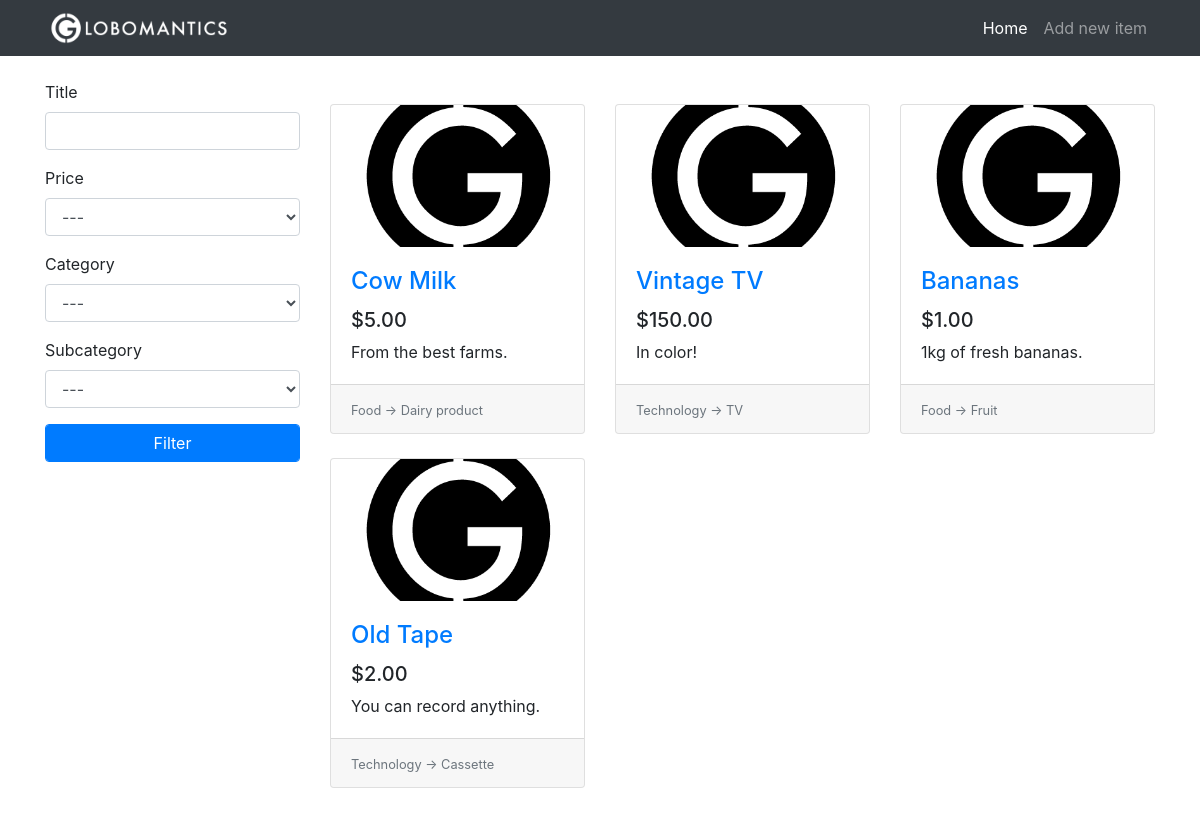
Before: / with the older database file.
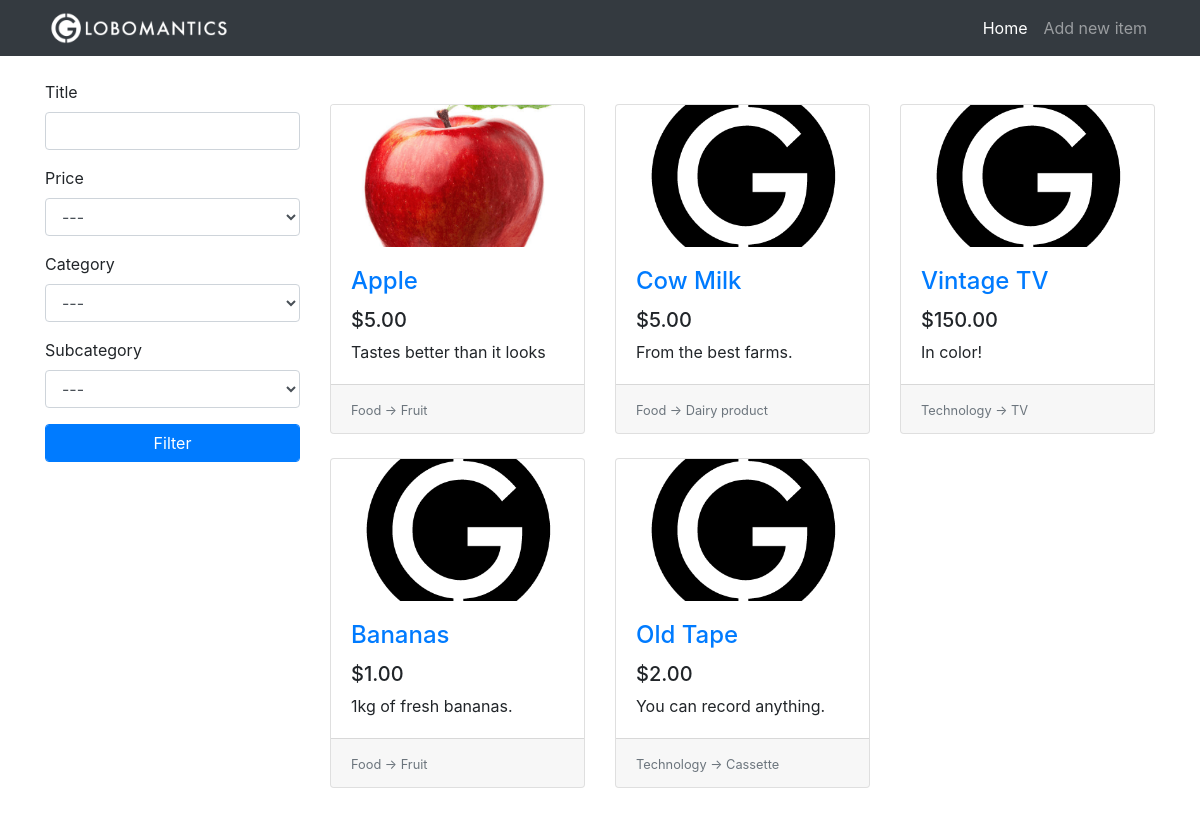
After: the same page with the newer database file.
### tables this page shows
CREATE TABLE items(
                    id              INTEGER PRIMARY KEY AUTOINCREMENT,
                    title           TEXT,
                    description     TEXT,
                    price           REAL,
                    image           TEXT,
                    category_id     INTEGER,
                    subcategory_id  INTEGER,
                    FOREIGN KEY(category_id) REFERENCES categories(id),
                    FOREIGN KEY(subcategory_id) REFERENCES subcategories(id)
);

CREATE TABLE categories(
                    id              INTEGER PRIMARY KEY AUTOINCREMENT,
                    name            TEXT
);

CREATE TABLE subcategories(
                    id              INTEGER PRIMARY KEY AUTOINCREMENT,
                    name            TEXT,
                    category_id     INTEGER,
                    FOREIGN KEY(category_id) REFERENCES categories(id)
);

### app.py (the view)
@app.route('/')
def home():
    conn = get_db()
    c = conn.cursor()
    form = FilterForm(request.args, meta={"csrf": False})
    c.execute("SELECT id, name FROM categories")
    categories = c.fetchall()
    categories.insert(0, (0, "---"))
    form.category.choices = categories
    c.execute("SELECT id, name FROM subcategories WHERE category_id = ?", (1,))
    subcategories = c.fetchall()
    subcategories.insert(0, (0,"---"))
    form.subcategory.choices = subcategories
    query = """SELECT
                    i.id, i.title, i.description, i.price, i.image, c.name, s.name
                    FROM
                    items AS i
                    INNER JOIN categories AS c ON i.category_id = c.id
                    INNER JOIN subcategories AS s ON i.subcategory_id = s.id
            """
    if form.validate():
        filter_queries = []
        parameters = []
        if form.title.data.strip():
            filter_queries.append("i.title LIKE ?")
            parameters.append("%" + form.title.data + "%")
        if form.category.data:
            filter_queries.append("i.category_id = ?")
            parameters.append(form.category.data)
        if form.subcategory.data:
            filter_queries.append("i.subcategory_id = ?")
            parameters.append(form.subcategory.data)
        if filter_queries:
            query += " WHERE "
            query += " AND ".join(filter_queries)
        if form.price.data:
            if form.price.data == 1:
                query += " ORDER BY i.price DESC"
            else:
                query += " ORDER BY i.price"
        else:
            query += " ORDER BY i.id DESC"
        items_from_db = c.execute(query, tuple(parameters))
    else:
        items_from_db = c.execute(query + "ORDER BY i.id DESC")
    items = []
    for row in items_from_db:
        item = {
            "id": row[0],
            "title": row[1],
            "description": row[2],
            "price": row[3],
            "image": row[4],
            "category": row[5],
            "subcategory": row[6]
        }
        items.append(item)
    return render_template("home.html", items=items, form=form)

### app.py
class FilterForm(FlaskForm):
    title       = StringField("Title", validators=[Length(max=20)])
    price       = SelectField("Price", coerce=int, choices=[(0, "---"), (1, "Max to Min"), (2, "Min to Max")])
    category    = SelectField("Category", coerce=int)
    subcategory = SelectField("Subcategory", coerce=int)
    submit      = SubmitField("Filter")

### app.py (called while the page is built)
def get_db():
    db = getattr(g, "_database", None)
    if db is None:
        db = g._database = sqlite3.connect("db/globomantics.db")
    return db

@app.teardown_appcontext
def close_connection(exception):
    db = getattr(g, "_database", None)
    if db is not None:
        db.close()

### templates/home.html
{% extends 'base.html' %}
{% set active_page = 'home' %}
{% block content %}
  <div class="row">
    <div class="col-lg-3">
      <div class="my-4">
        <form action="{{ url_for('home') }}" method="GET">
          <div class="form-group">
            {{ form.title.label }}
            {{ form.title(class="form-control") }}
          </div>
          <div class="form-group">
            {{ form.price.label }}
            {{ form.price(class="form-control") }}
          </div>
          <div class="form-group">
            {{ form.category.label }}
            {{ form.category(class="form-control") }}
          </div>
          <div class="form-group">
            {{ form.subcategory.label }}
            {{ form.subcategory(class="form-control") }}
          </div>
          {{ form.submit(class="btn btn-primary form-control") }}
        </form>
      </div>
    </div>
    <div class="col-lg-9">
      <div class="row my-5 card-wrapper">
        {% if items %}
        {% for item in items %}
        <div class="col-lg-4 col-md-6 mb-4">
          <div class="card h-100">
              <div class="embed-responsive embed-responsive-16by9">
                <a href="{{ url_for('item', item_id=item.id) }}">
                  <img class="card-img-top embed-responsive-item" src="{% if item.image %}{{ url_for('uploads', filename=item.image) }}{% else %}{{ url_for('static', filename='images/placeholder.png') }}{% endif %}" alt="">
                </a>
              </div>
              <div class="card-body">
                <h4 class="card-title">
                  <a href="{{ url_for('item', item_id=item.id) }}">{{ item.title }}</a>
                </h4>
                <h5>{{ "$%.2f" | format(item.price) }}</h5>
                <p class="card-text">{{ item.description }}</p>
              </div>
              <div class="card-footer">
                <small class="text-muted">{{ item.category }} -> {{ item.subcategory }}</small>
              </div>
            </div>
        </div>
        {% endfor %}
        {% else %}
        <h1 class="offset-lg-3">No items to show</h1>
        {% endif %}
      </div>
    </div>
  </div>
{% endblock %}

### templates/base.html (shortened to what this page needs)
<!DOCTYPE html>
<html lang="en">
<head>
  <link rel="stylesheet" href="https://stackpath.bootstrapcdn.com/bootstrap/4.4.1/css/bootstrap.min.css">
  <link rel="stylesheet" href="{{ url_for('static', filename='css/style.css') }}">
</head>
<body>
  <nav class="navbar navbar-expand-lg navbar-dark bg-dark fixed-top">
    <div class="container">
      <a href="{{ url_for('home') }}" class="navbar-brand">
        <img src="{{ url_for('static', filename='images/logo.png') }}" height="40px">
      </a>
      <div class="collapse navbar-collapse" id="navbarResponsive">
        <ul class="navbar-nav ml-auto">
          <li class="nav-item {{ 'active' if active_page == 'home' else '' }}">
            <a href="{{ url_for('home') }}" class="nav-link">Home</a>
          </li>
          <li class="nav-item {{ 'active' if active_page == 'new_item' else '' }}">
            <a href="{{ url_for('new_item') }}" class="nav-link">Add new item</a>
          </li>
        </ul>
      </div>
    </div>
  </nav>
  <div class="container">
  {% block content %}{% endblock %}
  </div>
</body>
</html>

### static/css/style.css (style rules this page uses)
body { padding-top: 56px; }
.navbar-brand { padding-top: 0rem; padding-bottom: 0rem; }
.card-img-top { object-fit: cover; }

Changed rows visible on the page:
added items: image (picture), title "Apple", price "$5.00", description "Tastes better than it looks", category "Food", subcategory "Fruit"
